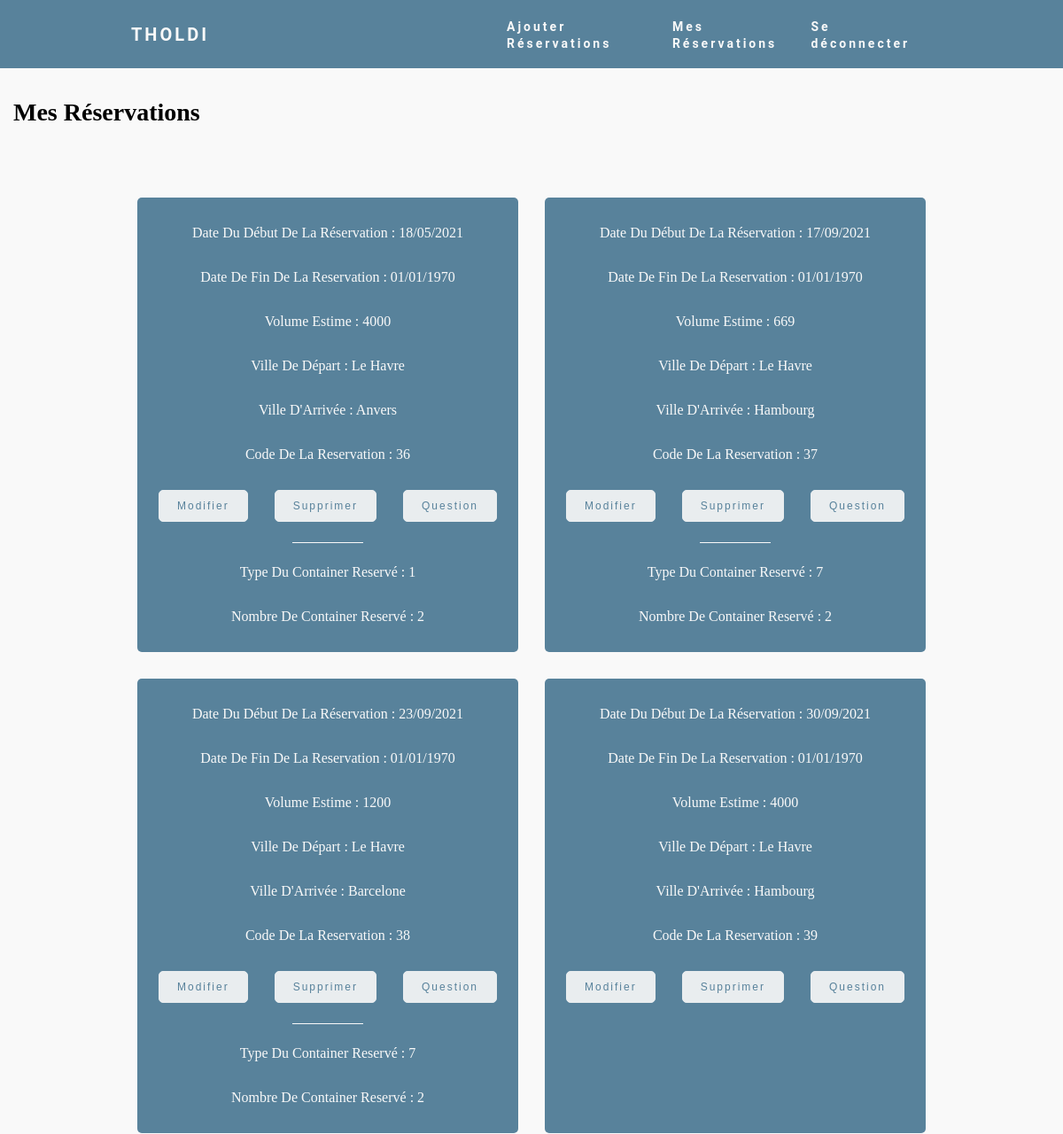
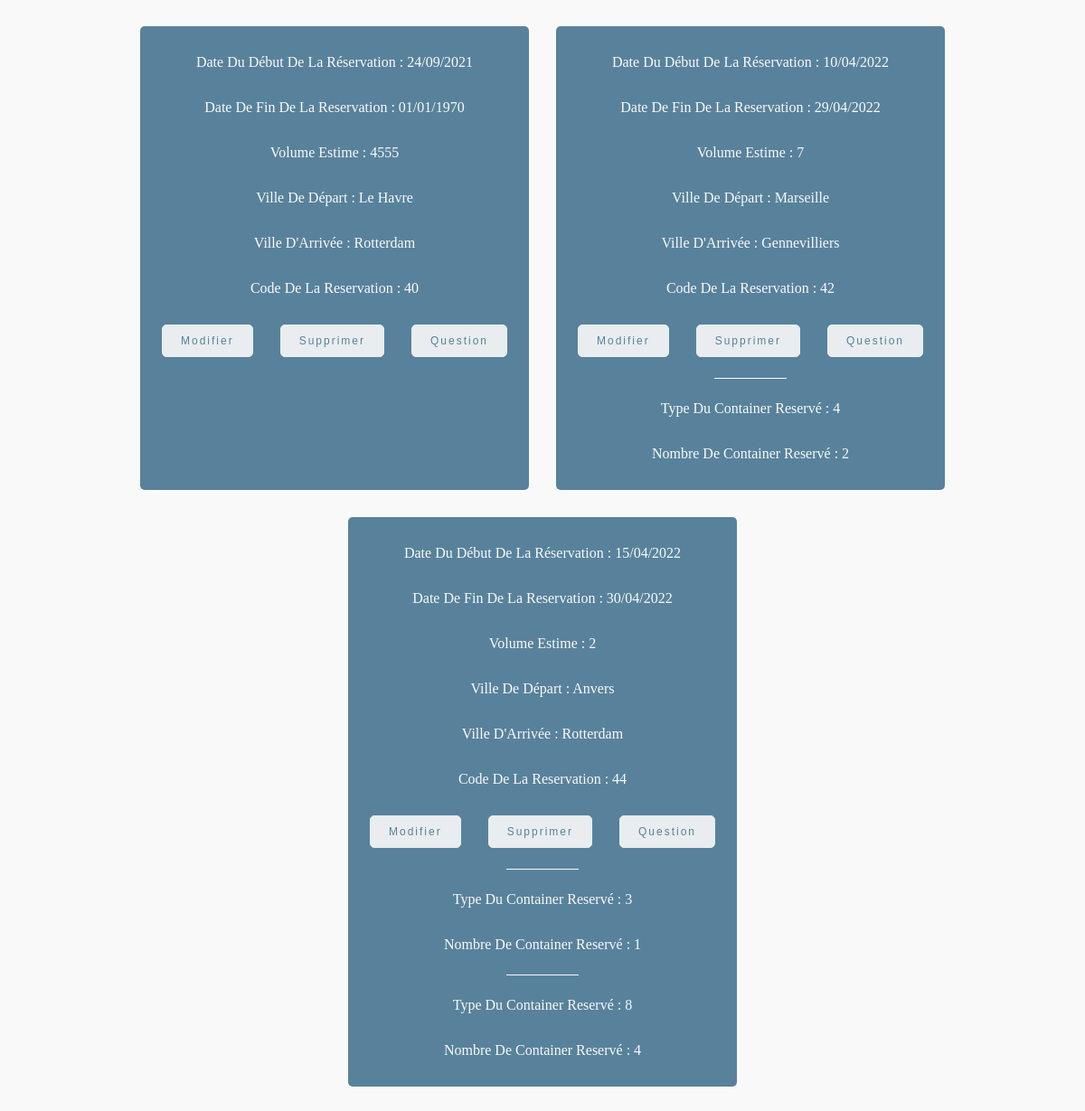
The page /reservation.php (signed in) on the database its author committed (2 pictures, top to bottom).
### tables this page shows
CREATE TABLE IF NOT EXISTS `reservation` (
  `codeReservation` int(15) NOT NULL AUTO_INCREMENT,
  `dateDebutReservation` bigint(20) DEFAULT NULL,
  `datefinReservation` bigint(20) DEFAULT NULL,
  `dateReservation` bigint(20) DEFAULT NULL,
  `volumeEstime` decimal(4,0) DEFAULT NULL,
  `codeDevis` int(1) DEFAULT NULL,
  `codeVilleMiseDisposition` int(6) NOT NULL,
  `codeVilleRendre` int(6) NOT NULL,
  `codeUtilisateur` smallint(6) NOT NULL,
  `numeroDeReservation` int(11) DEFAULT NULL,
  `etat` char(10) DEFAULT NULL,
  `libelleMessage` varchar(200) DEFAULT NULL,
  `etatMsg` boolean DEFAULT NULL,
  `dateMessage` bigint(20) DEFAULT NULL,

  PRIMARY KEY (`codeReservation`),
  KEY `fk_Dev` (`codeDevis`),
  KEY `fk_V` (`codeVilleMiseDisposition`),
  KEY `fk_Ville` (`codeVilleRendre`),
  KEY `fk_codeU` (`codeUtilisateur`)
);

CREATE TABLE IF NOT EXISTS `ville` (
  `codeVille` int(6) NOT NULL AUTO_INCREMENT,
  `nomVille` char(30) NOT NULL,
  `codePays` char(4) NOT NULL,
  PRIMARY KEY (`codeVille`),
  KEY `fk_codePa` (`codePays`)
);

CREATE TABLE IF NOT EXISTS `reserver` (
  `codeReservation` int(15) NOT NULL AUTO_INCREMENT,
  `numTypeContainer` int(6) NOT NULL,
  `qteReserver` decimal(2,0) NOT NULL,
  PRIMARY KEY (`codeReservation`,`numTypeContainer`),
  KEY `fk_TypeC` (`numTypeContainer`)
);

### gestion.base.inc.php (called while the page is built, shortened)
<?php
function gestionnaireDeConnexion()
{
    try {
        $pdo = new PDO(
            'mysql:host=localhost;dbname=tholdi',
            'root',
            '',
            array(PDO::MYSQL_ATTR_INIT_COMMAND => "SET NAMES utf8")
        );
    } catch (PDOException $e) {
        echo $e->getMessage();
    }
    return $pdo;
}
function obtenirNomVille($codeVilleSelectionee)
{
    $pdo = gestionnaireDeConnexion();
    if ($pdo != NULL) {
        $req = "select nomVille from VILLE where codeVille = $codeVilleSelectionee";
        $pdoStatement = $pdo->query($req);
        $laVilleSelectionee = $pdoStatement->fetch();
        $laVilleSelectionee = $laVilleSelectionee[0];
    }
    return $laVilleSelectionee;
}
function afficherReservation($code)
{
    $lesReservations = array();
    $pdo = gestionnaireDeConnexion();
    if ($pdo != NULL) {
        $sql = "SELECT * from RESERVATION  where codeUtilisateur=:code order by codeReservation";
        $prep = $pdo->prepare($sql);
        $prep->bindParam(':code', $code, PDO::PARAM_STR);
        $prep->execute();
        $lesReservations = $prep->fetchAll(PDO::FETCH_ASSOC);
    }
    return $lesReservations;
}
function afficherContainerReserver($codeReservation)
{
    $lesContainersReserves = array();
    $pdo = gestionnaireDeConnexion();
    if ($pdo != NULL) {
        $sql = "SELECT * from RESERVER  where codeReservation= $codeReservation order by codeReservation";
        $prep = $pdo->prepare($sql);
        $prep->execute();
        $lesContainersReserves = $prep->fetchAll(PDO::FETCH_ASSOC);
    }
    return $lesContainersReserves;
}

### reservation.php (the view, shortened to what this page needs)
<?php
include_once 'gestion.base.inc.php';
?>
<!DOCTYPE html>
<html>
<head>
    <link rel="stylesheet" href="reservation.css"/>
</head>
<body>
    <nav>
        <div class="logo">
            <h4>THOLDI</h4>
        </div>
        <ul class="nav-Links">
            <li><a href="creerReservation.php">Ajouter Réservations</a></li>
            <li><a href="reservation.php">Mes Réservations</a></li>
            <li><a href="deconnexion.php">Se déconnecter</a></li>
        </ul>
    </nav>
    <h1 class="titlePage"> Mes Réservations</h1>
    <div class="containerReservation">
        <?php
        $collectionReservations = afficherReservation($_SESSION['codeUtilisateur']);
        foreach ($collectionReservations as $reservation) :
        ?>
            <div class="resaBox">
                <p>Date Du Début De La Réservation : <?php echo date('d/m/Y', $reservation["dateDebutReservation"]) ?></p>
                <p> Date De Fin De La Reservation : <?php echo date('d/m/Y', $reservation["datefinReservation"]) ?> </p>
                <p> Volume Estime : <?php echo $reservation["volumeEstime"] ?> </p>
                <p> Ville De Départ : <?php echo obtenirNomVille($reservation["codeVilleMiseDisposition"]) ?> </p>
                <p> Ville D'Arrivée : <?php echo obtenirNomVille($reservation["codeVilleRendre"]) ?> </p>
                <p> Code De La Reservation : <?php echo $reservation["codeReservation"] ?> </p>
                <div class="buttonAction">
                    <form action="modifierReservation.php" method="POST">
                        <button type="submit" name="reservationAModifier" value="<?php echo $reservation['codeReservation'] ?>"> Modifier</button>
                    </form>
                    <form action="supressionReservation.php" method="POST">
                        <button type="submit" name="codeReservation" value="<?php echo $reservation['codeReservation'] ?>"> Supprimer</button>
                    </form>
                    <form action="question.php" method="POST">
                        <button type="submit" name="codeReservation" value="<?php echo $reservation['codeReservation'] ?>"> Question</button>
                    </form>
                </div>
                <?php
                $collectionContainerReserves = afficherContainerReserver($reservation['codeReservation']);
                foreach ($collectionContainerReserves as $container) :
                ?>
                <hr class="firstHR">
                 <p>Type Du Container Reservé : <?php echo $container["numTypeContainer"] ?></p>
                 <p>Nombre De Container Reservé : <?php echo $container["qteReserver"] ?></p>
                <?php endforeach; ?>
            </div>
        <?php endforeach; ?>
    </div>
</body>
</html>

### reservation.css (style rules this page uses)
body { margin: 0; padding: 0; box-sizing: border-box; background-color: #f9f9f9; }
nav { background-color: #58829b; display: flex; justify-content: space-around; align-items: center; font-family: "Roboto", sans-serif; }
.logo { font-size: 20px; letter-spacing: 3px; color: #f9f9f9; text-transform: uppercase; }
.nav-Links { display: flex; justify-content: space-around; width: 40%; }
.nav-Links li { list-style: none; }
.nav-Links a { color: #f9f9f9; text-decoration: none; letter-spacing: 3px; font-weight: bold; font-size: 14px; }
.titlePage { font-size: 28px; padding: 15px; }
hr { border: 0; background-color: #f9f9f9; height: 1px; width: 20%; position: relative; }
.containerReservation { margin: 50px 20px 50px 20px; display: flex; flex-flow: row wrap; justify-content: center; }
.resaBox { display: flex; flex-direction: column; align-items: center; background-color: #58829b; border-radius: 5px; margin: 15px; padding: 15px; width: 400px; }
.resaBox p { color: #f9f9f9; }
.buttonAction { display: flex; flex-direction: row; }
.buttonAction form { padding: 15px; }
form button { text-decoration: none; letter-spacing: 2px; color: #58829b; border-radius: 5px; border: 1px solid #f9f9f9; display: inline-block; cursor: pointer; background-color: #f9f9f9; font-family: Arial; font-size: 12px; padding: 10px 20px; text-decoration: none; text-shadow: 0px 1px 0px #f9f9f9; opacity: 0.9; }

### rows shown on the page
reservation: dateDebutReservation "18/05/2021", datefinReservation "01/01/1970", volumeEstime "4000", codeVilleMiseDisposition.nomVille "Le Havre", codeVilleRendre.nomVille "Anvers", codeReservation "36"
reserver: numTypeContainer "1", qteReserver "2"
reservation: dateDebutReservation "17/09/2021", datefinReservation "01/01/1970", volumeEstime "669", codeVilleMiseDisposition.nomVille "Le Havre", codeVilleRendre.nomVille "Hambourg", codeReservation "37"
reserver: numTypeContainer "7", qteReserver "2"
reservation: dateDebutReservation "23/09/2021", datefinReservation "01/01/1970", volumeEstime "1200", codeVilleMiseDisposition.nomVille "Le Havre", codeVilleRendre.nomVille "Barcelone", codeReservation "38"
reserver: numTypeContainer "7", qteReserver "2"
reservation: dateDebutReservation "30/09/2021", datefinReservation "01/01/1970", volumeEstime "4000", codeVilleMiseDisposition.nomVille "Le Havre", codeVilleRendre.nomVille "Hambourg", codeReservation "39"
reservation: dateDebutReservation "24/09/2021", datefinReservation "01/01/1970", volumeEstime "4555", codeVilleMiseDisposition.nomVille "Le Havre", codeVilleRendre.nomVille "Rotterdam", codeReservation "40"
reservation: dateDebutReservation "10/04/2022", datefinReservation "29/04/2022", volumeEstime "7", codeVilleMiseDisposition.nomVille "Marseille", codeVilleRendre.nomVille "Gennevilliers", codeReservation "42"
reserver: numTypeContainer "4", qteReserver "2"
reservation: dateDebutReservation "15/04/2022", datefinReservation "30/04/2022", volumeEstime "2", codeVilleMiseDisposition.nomVille "Anvers", codeVilleRendre.nomVille "Rotterdam", codeReservation "44"
reserver: numTypeContainer "3", qteReserver "1"
reserver: numTypeContainer "8", qteReserver "4"
